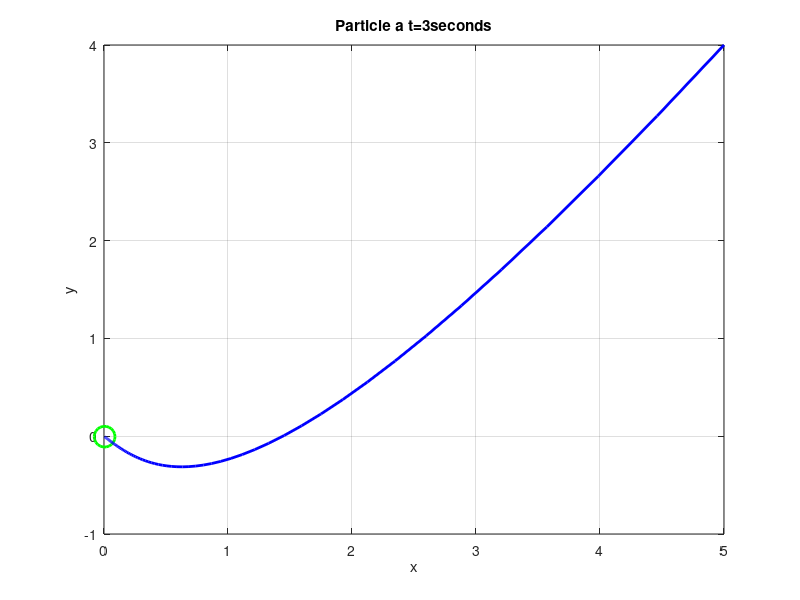

The MATLAB script that drew this image: (Note: this script raises an error after producing the figure.)
clear all;
clc;

%% Step 1: Generate Data
t=linspace(0,3 , 100);
x=3.*exp(-5.*t)+2.*exp(-2.*t)
y=6.*exp(-5.*t)-2.*exp(-2.*t)


%%Step 2: 
figure

for k=1:length(t)
    clf
    
    t_k=t(k);
    x_k=x(k);
    y_k=y(k);
    
    
    plot(x_k,y_k, 'go', 'LineWidth', 2, 'MarkerSize', 15)
    
    hold on
    plot(x,y,'b-', 'LineWidth',2)

    grid on
    xlabel('x')
    ylabel('y')
    zlabel('z')
    title(['Particle a t=', num2str(t_k),'seconds'])

    view([0 0 0.0001])
    
    %drawnow
    
    %pause(0.2)
    
    movieVector(k)=getframe;
    
    
    
    
end

mywriter= VideoWriter('ODE','MPEG-4');
mywriter.FrameRate=20;

open(mywriter);
writeVideo(mywriter, movieVector);
close(mywriter);